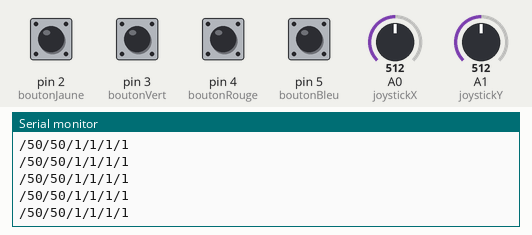
Simulated run of this sketch. Board: Arduino Uno, built with avr-gcc and run on an emulated ATmega328P. On the bench: the last lines printed to the serial monitor. Inputs (shaded band) come from the test bench; at power-on: pin 2 (boutonJaune), pin 3 (boutonVert), pin 4 (boutonRouge), pin 5 (boutonBleu) HIGH, A0 (joystickX) = 512, A1 (joystickY) = 512.

Above: at 1.2 s.
1.3 s: A0 (joystickX) set to 107
At 2.4 s:
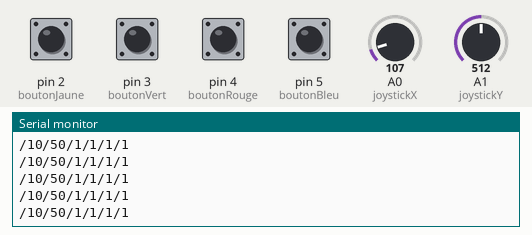
4.3 s: A0 (joystickX) set to 96
At 5.1 s:
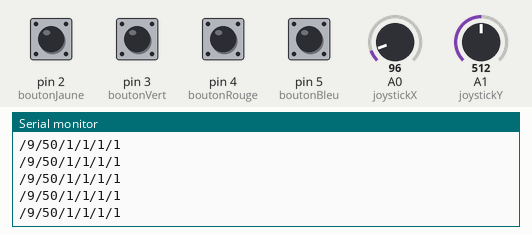
7.3 s: A1 (joystickY) set to 1010
At 8.4 s:
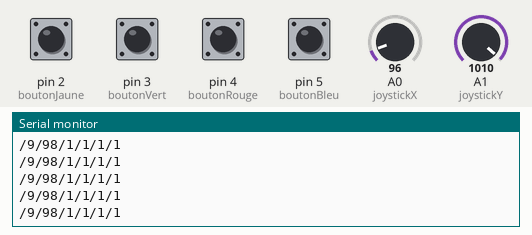
10.3 s: A1 (joystickY) set to 1023
At 11.4 s:
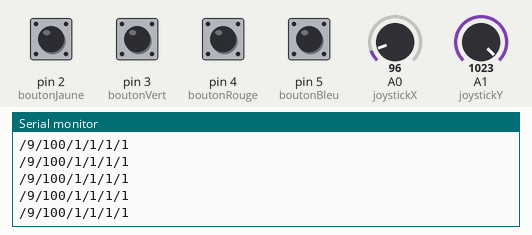
Timing chart, 0 to 13.3 s (numbered marks = the images above; inputs shaded):
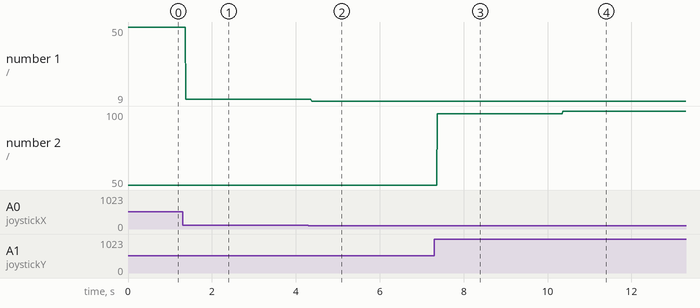

The sketch:

model_joystick_boutons.ino
```cpp
#include <stdio.h>

#define MAX_OUT_CHARS 16
char   buffer[MAX_OUT_CHARS + 1];  //buffer used to format a line (+1 is for trailing 0)
int boutonJaune = 2; // déclaration du bouton
int boutonVert = 3; // déclaration du bouton
int boutonRouge = 4; // déclaration du bouton
int boutonBleu = 5; // déclaration du bouton

int joystickX = 0; // lecture x
int joystickY = 1; // lecture y
int joystickClic = 6; // déclaration du bouton


void setup() {

pinMode(boutonJaune, INPUT_PULLUP);// déclaration du bouton en entrée avec la résistance pullup
pinMode(boutonVert, INPUT_PULLUP);// déclaration du bouton en entrée avec la résistance pullup
pinMode(boutonRouge, INPUT_PULLUP);// déclaration du bouton en entrée avec la résistance pullup
pinMode(boutonBleu, INPUT_PULLUP);// déclaration du bouton en entrée avec la résistance pullup

pinMode(joystickClic, INPUT_PULLUP);// déclaration du jostick en entrée avec la résistance pullup

Serial.begin(9600);// ouverture port de communication
}

void loop() {
  int x = map(analogRead(joystickX), 0, 1023, 0, 100);
  int y = map(analogRead(joystickY), 0, 1023, 0, 100);

  sprintf(buffer,"/%d/%d/%d/%d/%d/%d", x, y,
                             digitalRead(boutonJaune), digitalRead(boutonVert),
                             digitalRead(boutonRouge), digitalRead(boutonBleu));
  Serial.println(buffer);


}
```

Measured:
- after the input at 1.3 s, the serial monitor: prints a new line after 0.08 s (image 1)
- after the input at 4.3 s, the serial monitor: prints a new line after 0.08 s (image 2)
- after the input at 7.3 s, the serial monitor: prints a new line after 0.07 s (image 3)
- after the input at 10.3 s, the serial monitor: prints a new line after 0.07 s (image 4)
- plotted number 1: 50 → 10 after the input at 1.3 s, 10 → 9 after the input at 4.3 s
- plotted number 2: 50 → 98 after the input at 7.3 s, 98 → 100 after the input at 10.3 s
